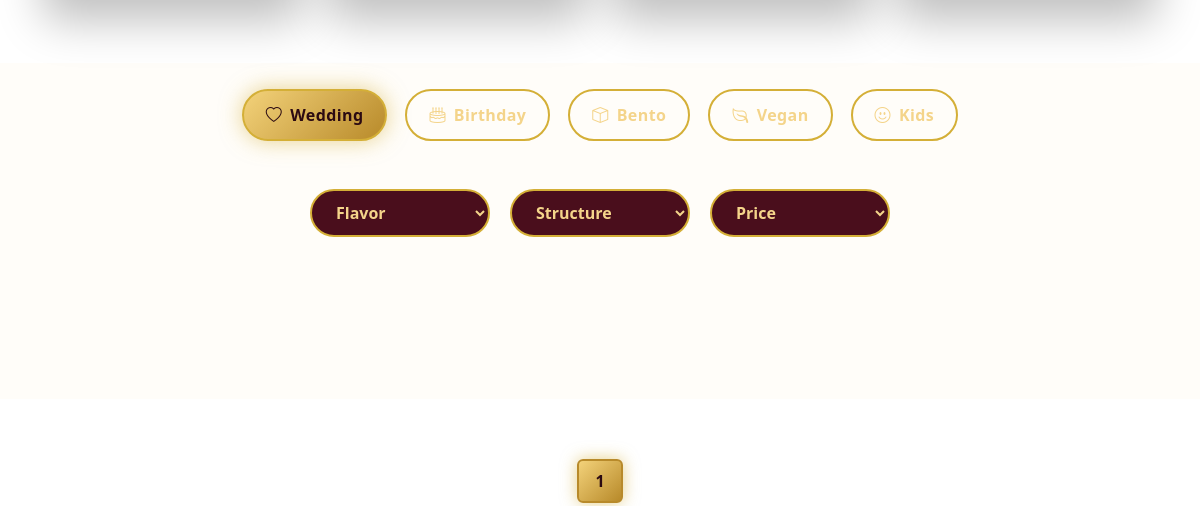
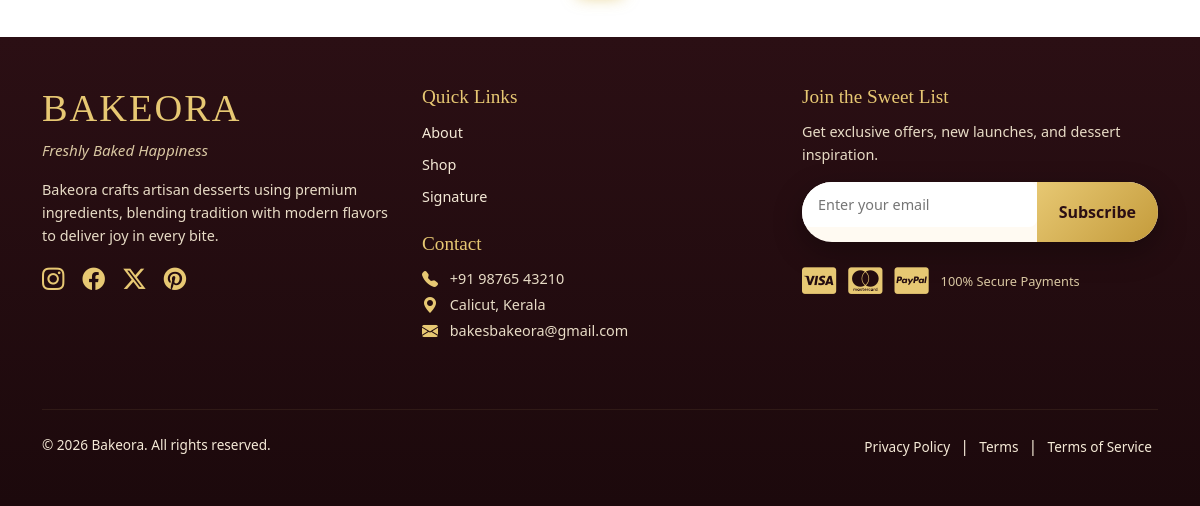
Before: /cakes/ (lower part) with the older database file (2 pictures, top to bottom).
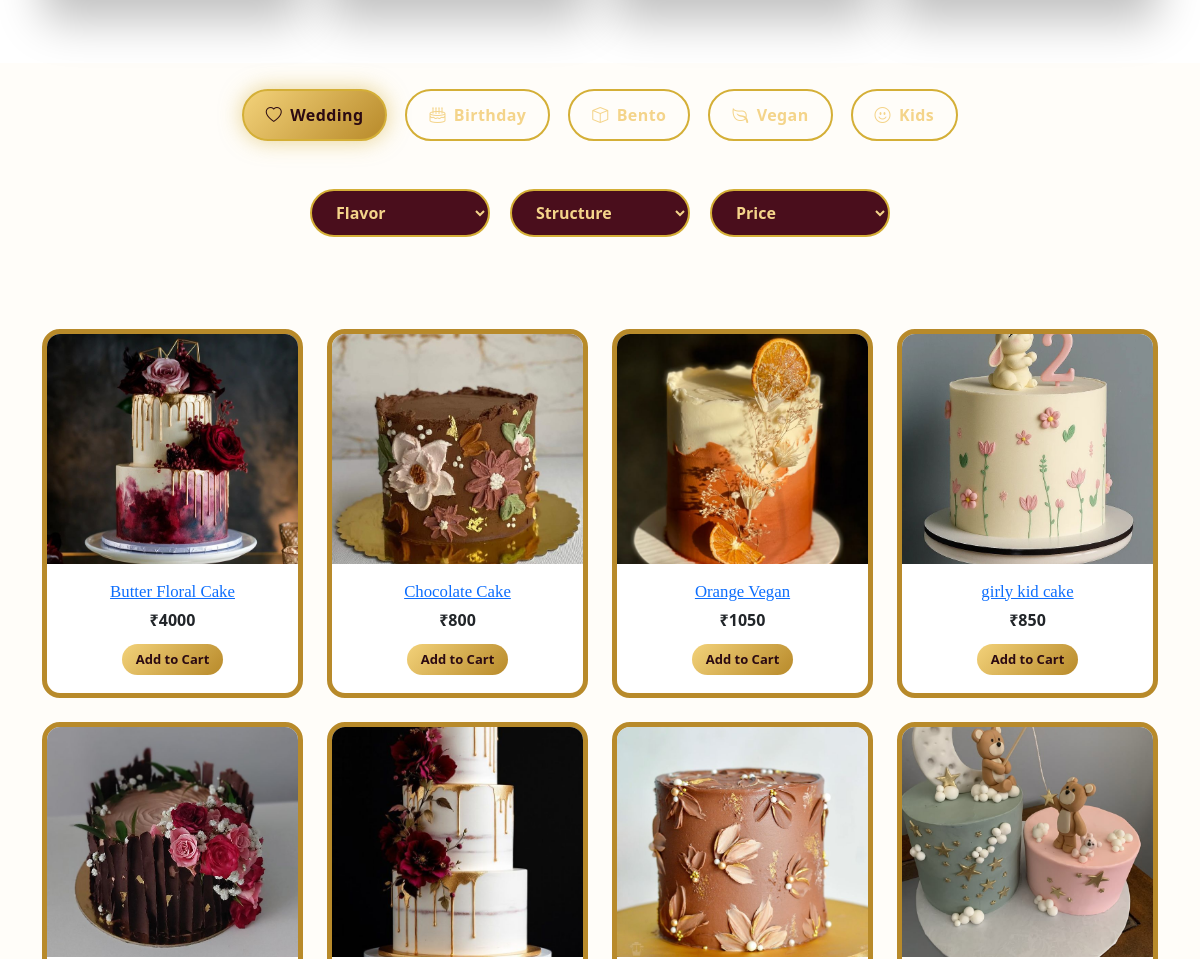
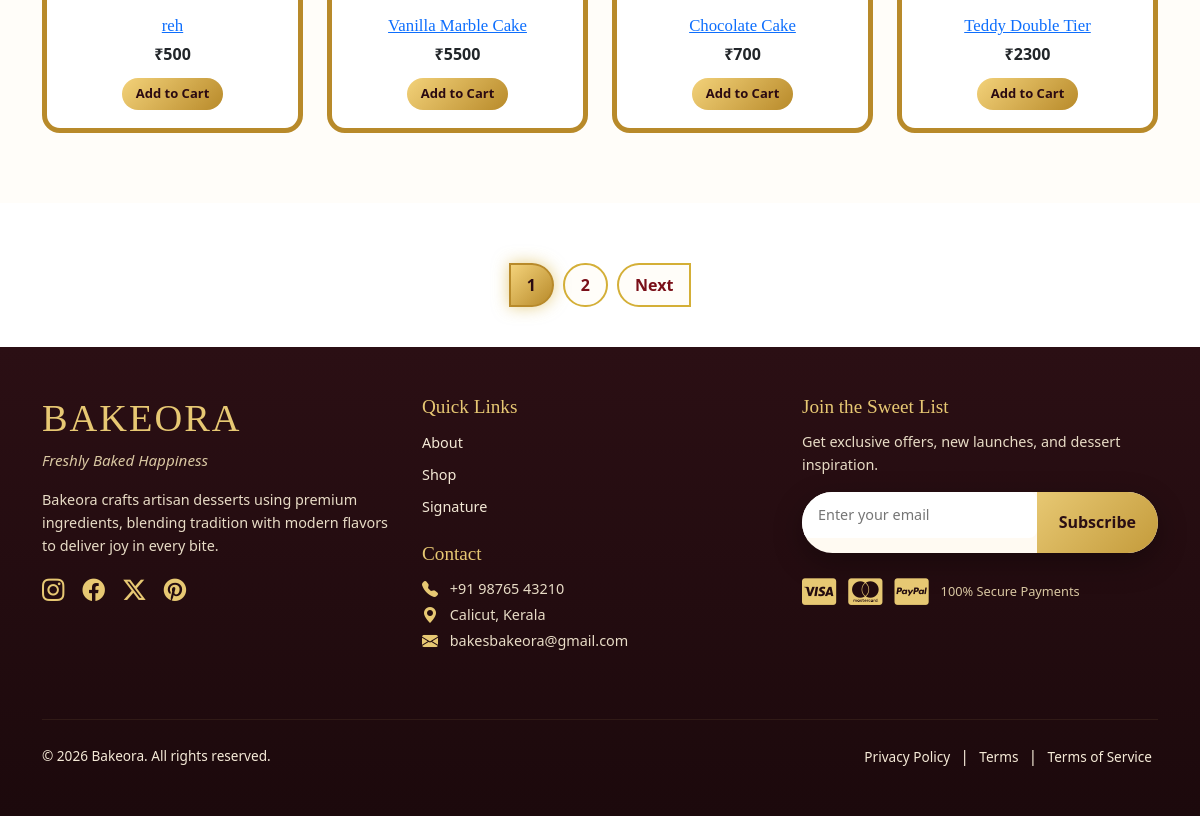
After: the same page with the newer database file (2 pictures, top to bottom).
### products/models.py (models this page shows, shortened)
class Cake(models.Model):
    name = models.CharField(max_length=150)
    image = models.ImageField(upload_to='cakes/')
    price = models.IntegerField()
    category = models.CharField(
        max_length=50,
        choices=[
            ('wedding', 'Wedding'),
            ('birthday', 'Birthday'),
            ('bento', 'Bento'),
            ('vegan', 'Vegan'),
            ('kids', 'Kids'),
        ]
    )
    FLAVOR_CHOICES = [
    ('chocolate','Chocolate'),
    ('vanilla','Vanilla'),
    ('red-velvet','Red Velvet'),
    ('butterscotch','Butterscotch'),
    ('fruit-cakes','Fruit Cakes'),
    ('cheese_cakes','Cheese Cakes'),
]
    STRUCTURE_CHOICES = [
    ('single','Single Tier'),
    ('double','Double Tier'),
    ('cupcakes','Cup Cakes'),
    ('sheetcakes','Sheet Cakes'),
    ('spongecakes','Sponge Cakes'),
    ('themecakes','Theme Cakes'),
    ]
    flavor = models.CharField(max_length=50, choices=FLAVOR_CHOICES)
    structure = models.CharField(max_length=50, choices=STRUCTURE_CHOICES)

### products/views.py (the view)
# urls.py: path('cakes/',views.cakes,name='cakes'),
def cakes(request):
    cakes = Cake.objects.all()
    category = request.GET.get('category')
    flavor = request.GET.get('flavor')
    structure = request.GET.get('structure')
    price = request.GET.get('price')
    if category:
        cakes = cakes.filter(category=category)
    if flavor:
        cakes = cakes.filter(flavor=flavor)
    if structure:
        cakes = cakes.filter(structure=structure)
    if price == '300-600':
        cakes = cakes.filter(price__gte=300, price__lte=600)
    elif price == '500-1000':
        cakes = cakes.filter(price__gte=500, price__lte=1000)
    elif price == '1000-1500':
        cakes = cakes.filter(price__gte=1000, price__lte=1500)
    elif price == 'low-high':
        cakes = cakes.order_by('price')
    elif price == 'high-low':
        cakes = cakes.order_by('-price')
    paginator = Paginator(cakes, 8)
    page_number = request.GET.get('page')
    page_obj = paginator.get_page(page_number)
    context = {
        'page_obj': page_obj,
        'total_cakes': cakes.count()
    }
    return render(request, 'cakes.html', context)

### ecommerce/context_processors.py (called while the page is built)
def cart_count(request):
    if request.user.is_authenticated:
        try:
            cart = Cart.objects.get(user=request.user)
            return {'cart_count': cart.items.count()}
        except Cart.DoesNotExist:
            return {'cart_count': 0}
    return {'cart_count': 0}

### ecommerce/templates/cakes.html (shortened to what this page needs)
{% extends "master.html" %}
{% load static %}
{% block content %}
<section class="cakes-best-sellers">
</section>
<section class="cakes-categories">
  <div class="container">
    <div class="cakes-category-row">
      <a href="?category=wedding"
         class="cakes-category {% if not request.GET.category or request.GET.category == 'wedding' %}active{% endif %}">
        <i class="bi bi-heart"></i><span>Wedding</span>
      </a>
      <a href="?category=birthday"
         class="cakes-category {% if request.GET.category == 'birthday' %}active{% endif %}">
        <i class="bi bi-cake2"></i><span>Birthday</span>
      </a>
      <a href="?category=bento"
         class="cakes-category {% if request.GET.category == 'bento' %}active{% endif %}">
        <i class="bi bi-box"></i><span>Bento</span>
      </a>
      <a href="?category=vegan"
         class="cakes-category {% if request.GET.category == 'vegan' %}active{% endif %}">
        <i class="bi bi-leaf"></i><span>Vegan</span>
      </a>
      <a href="?category=kids"
         class="cakes-category {% if request.GET.category == 'kids' %}active{% endif %}">
        <i class="bi bi-emoji-smile"></i><span>Kids</span>
      </a>
    </div>
  </div>
</section>
<section class="cakes-filter-bar">
  <div class="container">
    <form method="get" class="cakes-filter-inner">
      <select name="flavor" class="cakes-filter" onchange="this.form.submit()">
        <option value="" hidden>Flavor</option>
      </select>
      <select name="structure" class="cakes-filter" onchange="this.form.submit()">
        <option value="" hidden>Structure</option>
      </select>
      <select name="price" class="cakes-filter" onchange="this.form.submit()">
        <option value="" hidden>Price</option>
      </select>
    </form>
  </div>
</section>
<section class="cakes-grid">
  <div class="container">
    <div class="row g-4">
      {% for cake in page_obj %}
      <div class="col-12 col-sm-6 col-lg-3">
        <div class="cake-card">
          <a href="{% url 'cake_detail' cake.id %}">
            <img src="{{ cake.image.url }}" alt="{{ cake.name }}">
          </a>
          <div class="cake-info">
            <a href="{% url 'cake_detail' cake.id %}"><h5>{{ cake.name }}</h5></a>
            <span>₹{{ cake.price }}</span>
            <button class="btn btn-sm add-to-cart-btn" data-product-id="{{ cake.id }}">Add to Cart</button>
          </div>
        </div>
      </div>
      {% endfor %}
    </div>
  </div>
</section>
<div class="pagination-wrap">
  <ul class="pagination justify-content-center">
    {% for num in page_obj.paginator.page_range %}
      <li class="page-item {% if page_obj.number == num %}active{% endif %}">
        <a class="page-link" href="?{% for key,value in request.GET.items %}{% if key != 'page' %}{{ key }}={{ value }}&{% endif %}{% endfor %}page={{ num }}">{{ num }}</a>
      </li>
    {% endfor %}
    {% if page_obj.has_next %}
      <li class="page-item">
        <a class="page-link" href="?{% for key,value in request.GET.items %}{% if key != 'page' %}{{ key }}={{ value }}&{% endif %}{% endfor %}page={{ page_obj.next_page_number }}">Next</a>
      </li>
    {% endif %}
  </ul>
</div>
{% endblock %}

Changed rows visible on the page:
added Cake: image (picture), name "Butter Floral Cake", price "4000"
added Cake: image (picture), name "Chocolate Cake", price "800"
added Cake: image (picture), name "Orange Vegan", price "1050"
added Cake: image (picture), name "girly kid cake", price "850"
added Cake: image (picture), name "reh", price "500"
added Cake: image (picture), name "Vanilla Marble Cake", price "5500"
added Cake: image (picture), name "Chocolate Cake", price "700"
added Cake: image (picture), name "Teddy Double Tier", price "2300"
Other visible differences:
new list line: "2"
text now shown: "Next"
